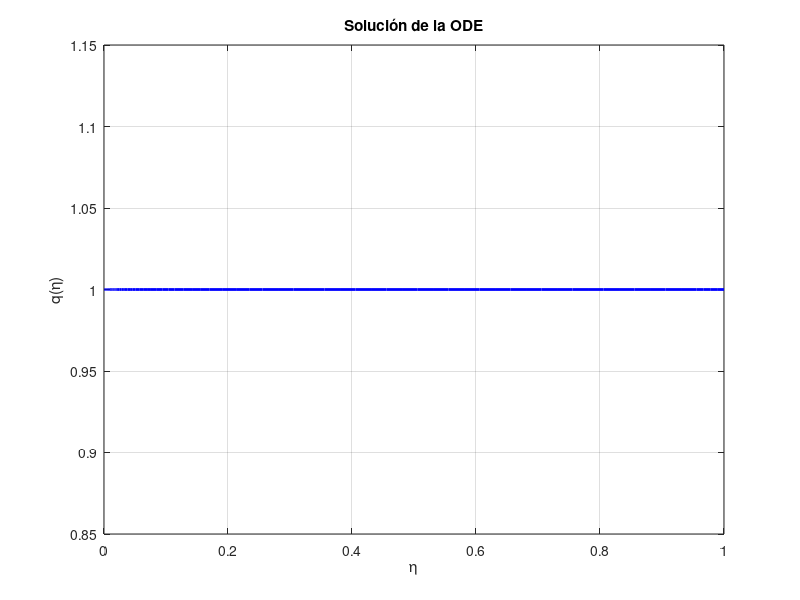

Recreate this plot in MATLAB.
function solve_ode
    % Parámetros
    sigma = 0.1;   % Define un valor adecuado para sigma
    rho_e = 0.05;  % Parámetro de la ecuación
    rho_h = 0.03;  % Parámetro de la ecuación
    q_h = 1;       % Condición de frontera
    eta_span = [0 1]; % Intervalo de integración

    % Resolver la ODE con la condición inicial q(0) = q_h
    [eta, q] = ode45(@(eta, q) ode_system(eta, q, sigma, rho_e, rho_h), eta_span, q_h);
    
    % Graficar la solución
    figure;
    plot(eta, q, 'b', 'LineWidth', 2);
    xlabel('\eta');
    ylabel('q(\eta)');
    title('Solución de la ODE');
    grid on;
end

function dq_deta = ode_system(eta, q, sigma, rho_e, rho_h)
    % Definición de kappa^e
    a_e = 1; % Define un valor adecuado
    a_h = 1; % Define un valor adecuado
    l_q = q; % Suponemos l(q) = q para simplificar
    
    kappa_e = (l_q + q * (eta * rho_e + (1 - eta) * rho_h) - a_h) / (a_e - a_h);
    
    % Definir la ecuación diferencial
    if kappa_e < 1
        dq_deta = sqrt((sigma / (1 - (kappa_e / eta - 1)))^2); % Se toma la raíz positiva
    else
        dq_deta = 0; % Condición cuando kappa^e = 1
    end
end
